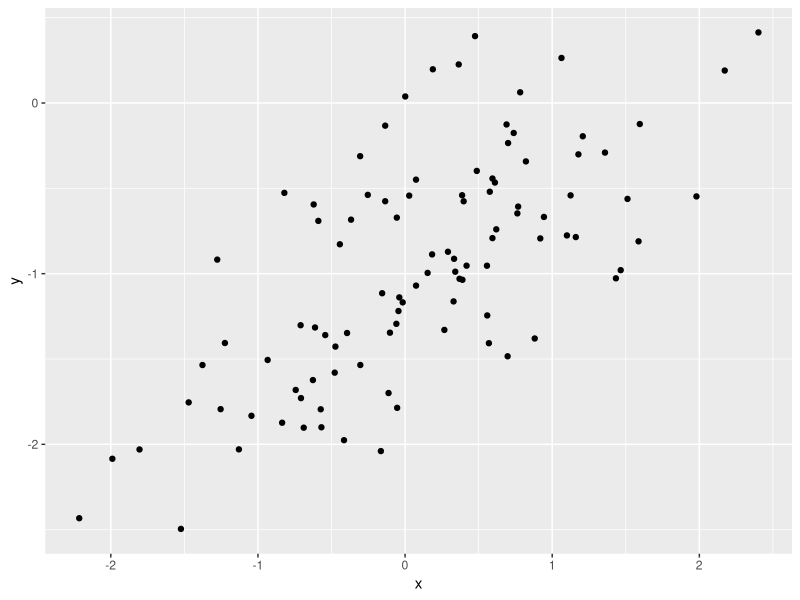
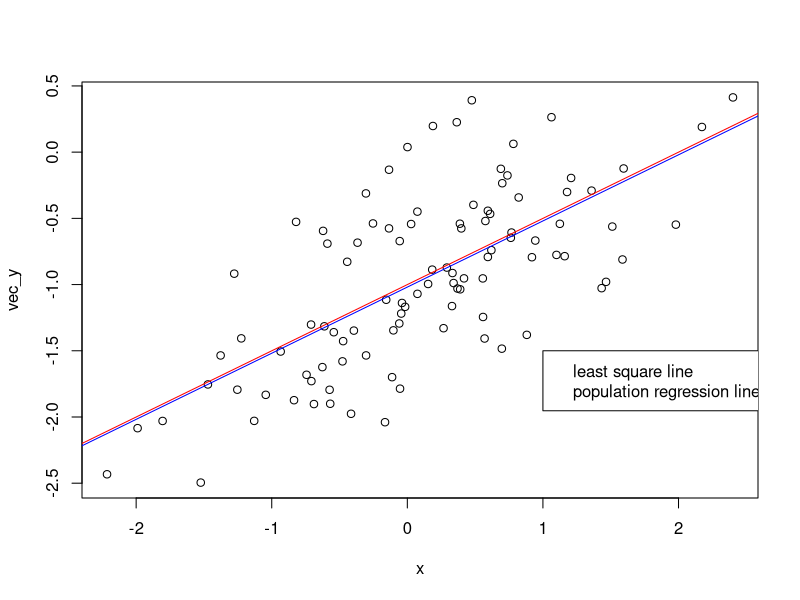
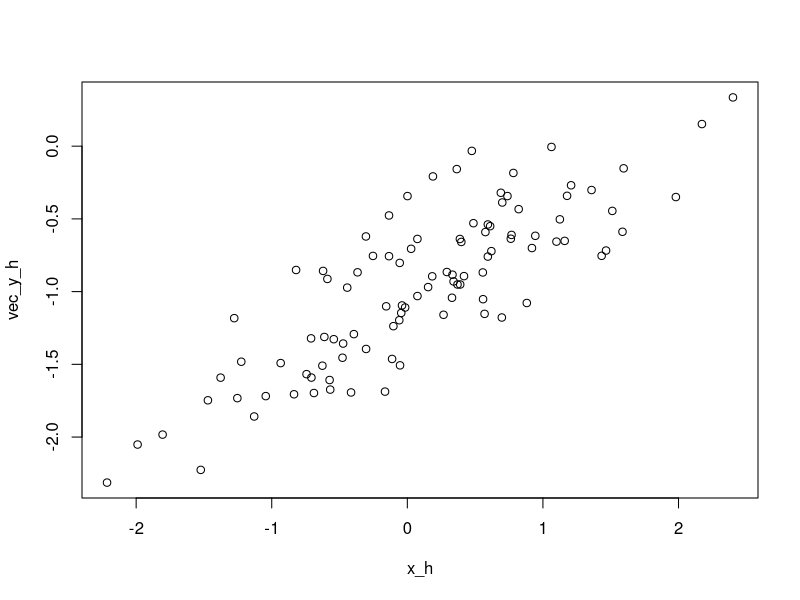
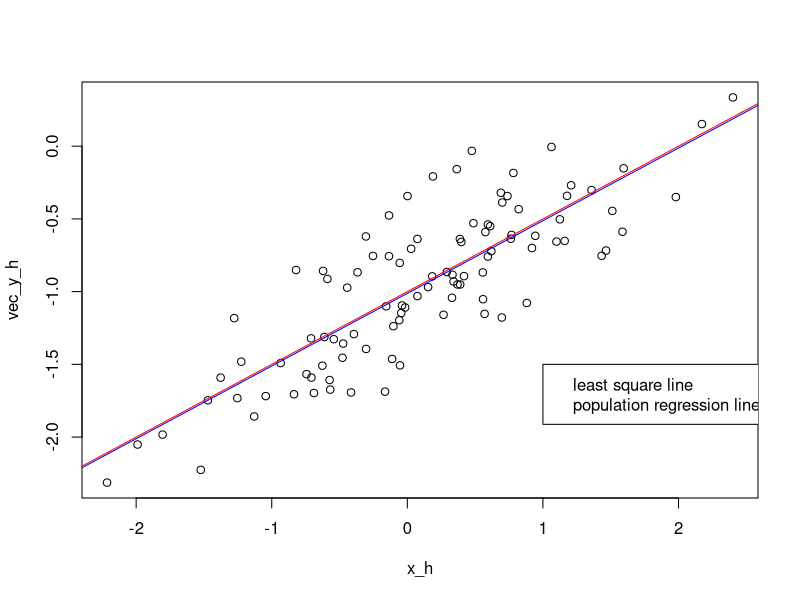
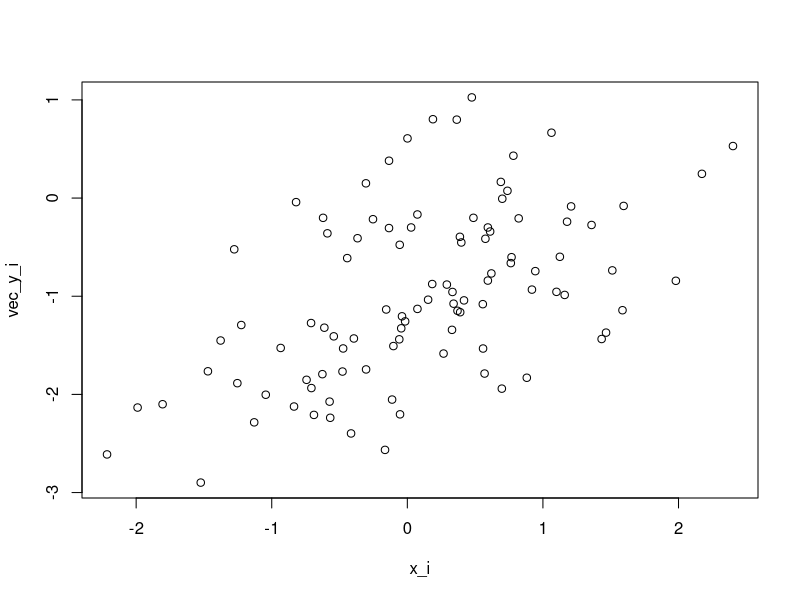
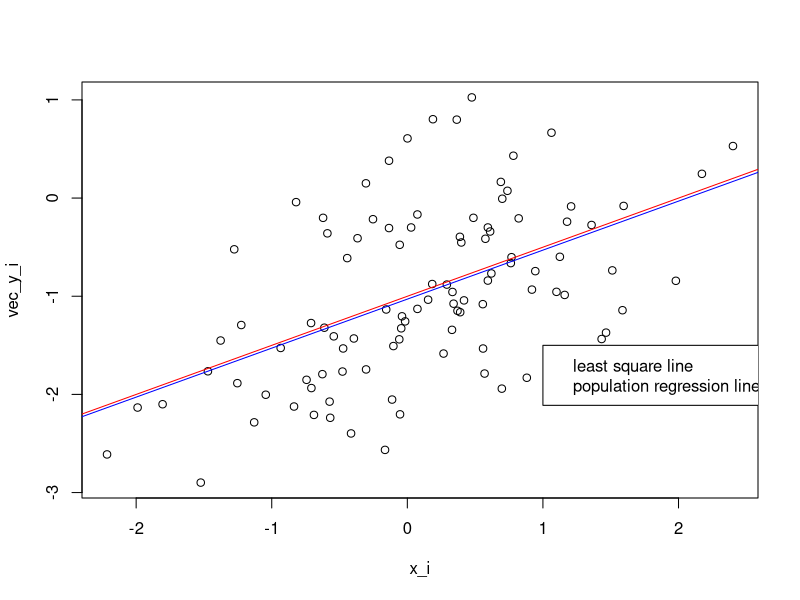

R code for these plots, in order:

"
Problem 3
Author: Md Salman Rahman
Course: MATH 6333 Statistical Learning
Course Instructor: Dr. Tamer Oraby
Homework: Problem 13 of ISL book 
In this exercise you will create some simulated data and will fit simple
linear regression models to it. Make sure to use set.seed(1) prior to
starting part (a) to ensure consistent results.
"


#### (a) Using the rnorm() function, create a vector, x, containing 100
#        observations drawn from a N(0, 1) distribution. This represents
#        a feature, X ###

# Solution of (a)

set.seed(1) 
x <- rnorm(100)


#### (b) Using the rnorm() function, create a vector, eps, containing 100
#        observations drawn from a N(0, 0.25) distribution-a normal
#        distribution with mean zero and variance 0.25

# Solution of (b)

eps <- rnorm(n=100, mean = 0, sqrt(0.25))




#### (c) Using x and eps, generate a vector y according to the model
#        Y = -1 + 0.5X + epsilon
#        What is the length of the vector y? What are the values of beta_0 and beta_1 in this linear model?

# Solution of (c)

vec_y <- -1+0.5*x+eps 
length(vec_y)
#Answer: Length of vector y is 100; and beta_0=-1 & beta_1=0.5



#### (d) Create a scatter plot displaying the relationship between x and
#       y. Comment on what you observe

# Solution of (d)

#plot(x,vec_y) [Method -1]
cor(x,vec_y)

library(ggplot2)
p1 = ggplot() + aes (x=x,y=vec_y) +geom_point()+xlab("x")+ylab("y") #Using ggplot[Method-2]
p1

#Comment: x and y are 68.4% correlated. From the figure we find that the slope of y is positive 




#### (e) Fit a least squares linear model to predict y using x. Comment
# on the model obtained. How do beta_0(hat) and beta_1(hat) compare to beta_0 and beta_1?

# Solution of (e)

fit<- lm(vec_y~x)
summary(fit)

#Comment: summary function provide beta_0(hat-1)= -1.01885 and beta_1(hat)= 0.49947 and earlier we find 
#         beta_0=-1 & beta_1=0.5. We saw that beta_0(hat) and beta_1(hat) is almost equal to
#         beta_0 and beta_1 Here from summary function we saw that p value is very very low so that we
#         can reject the null hypothesis. Also, the F statistics is large enough to accept the value. 



#### (f) Display the least squares line on the scatter plot obtained in (d).
#        Draw the population regression line on the plot, in a different
#        color. Use the legend() command to create an appropriate legend

# Solution of (f)
plot(x,vec_y)
abline(fit,col="blue") # include the least squares line 
abline(a=-1,b=0.5,col="red")  # include population regression line 
legend(x=-1.5,y=NULL, legend=c("least square line", "population regression line"))

#Note: I did not use ggplot here because the question ask to use legend() command.


#### (g) Now fit a polynomial regression model that predicts y using x and x2. 
#Is there evidence that the quadratic term improves the model fit? Explain your answer

# Solution of (g)

poly_reg<- lm(formula = vec_y ~ x + I(x^2))

summary(poly_reg)

# Answer: summary function shows that p value of I(x^2) is = 0.164, it is clear that the null hypothesis
#         cannot possible to reject. The test is not statistically significant. So there is not enough
#         evidence to conclude quadratic term improves the model fit. 
#         



#### (h) Repeat (a)-(f) after modifying the data generation process in
#        such a way that there is less noise in the data. The model (3.39) should remain the same. 
#       You can do this by decreasing the variance of the normal distribution used to generate 
#        the error term epsilon in (b). Describe your results.

# Solution of (h)

#subscript h used for part h


set.seed(1) 
x_h <- rnorm(100)    #(a)
eps_h <- rnorm(n=100, mean = 0, sd= sqrt(0.10))  # (b) and considering variance = 0.10 
vec_y_h <- -1+0.5*x_h+eps_h   #(c)
plot(x_h,vec_y_h)    #(d)
fit_h<- lm(vec_y_h~x_h)    #(e)
summary(fit_h)      #(e)
plot(x_h,vec_y_h)    #(f)
abline(fit_h,col="blue") # (f)   include the least squares line 
abline(a=-1,b=0.5,col="red")  # (f)   include population regression line 
legend(x=-1.5,y=NULL, legend=c("least square line", "population regression line"))   #  (f)

# Answer: When we change the variance to 0.10, the R^2 increased from the previous, this means the model 
#         fit better than the previous one. Comparing the figure of two plot, we can say that the data-
#         point fit better in second case.



#### (i) Repeat (a)-(f) after modifying the data generation process in
#        such a way that there is more noise in the data. The model
#        (3.39) should remain the same. You can do this by increasing
#        the variance of the normal distribution used to generate the
#        error term epsilon in (b). Describe your results.

# Solution of (i)

#subscript i used for part i


set.seed(1) 
x_i <- rnorm(100)    #(a)
eps_i <- rnorm(n=100, mean = 0, sd= sqrt(0.6))  # (b) and considering variance = 0.6
vec_y_i <- -1+0.5*x_i+eps_i   #(c)
plot(x_i,vec_y_i)    #(d)
fit_i<- lm(vec_y_i~x_i)    #(e)
summary(fit_i)      #(e)
plot(x_i,vec_y_i)    #(f)
abline(fit_i,col="blue") # (f)   include the least squares line 
abline(a=-1,b=0.5,col="red")  # (f)   include population regression line 
legend(x=-1.5,y=NULL, legend=c("least square line", "population regression line"))   #  (f)

# Answer: When we change the variance to 0.60, the R^2 decreased drastically from the previous two, 
#         this means that previous two model
#         fit  better than this one. Comparing the figure of three plot, we can say that the data-
#         point are comparatively much scatter in this case.


#### (j) What are the confidence intervals for beta_0 and beta_1 based on the
#        original data set, the noisier data set, and the less noisy data
#        set? Comment on your results.

# Solution of (j)

# Confidence Intervals for Model Parameters

confint(fit) # for the original data set 

confint(fit_h) # for the less noisier data set find in part h

confint(fit_i) # for the noisier data set find in part i



# Answer:  The lower and upper confidence limits for original data set is: 
#           (Intercept) -1.1150804(2.5%) -0.9226122(97.5%)
#             slope      0.3925794(2.5%)  0.6063602(97.5%)

#The lower and upper confidence limits for less noisier data set is: 
  #           (Intercept) -1.0514655(2.5%) -0.9653911(97.5%)
  #             slope      0.4519601(2.5%)  0.5475657(97.5%)
  
  
# The lower and upper confidence limits for noisier data set is: 
  #           (Intercept) -1.1627482(2.5%) -0.8905572(97.5%)
  #             slope       0.3480843(2.5%)   0.6504160 (97.5%)

# From the above data , it is clear that for most noisiest data (3rd one) the interval are wider followed
# by original and less noisier data. It is because the lower variability will result in a tighter 
# confidence interval with a smaller margin of error. And for the 2nd case the variance is small compare 
# to other to which results in narrower confidence interval. 